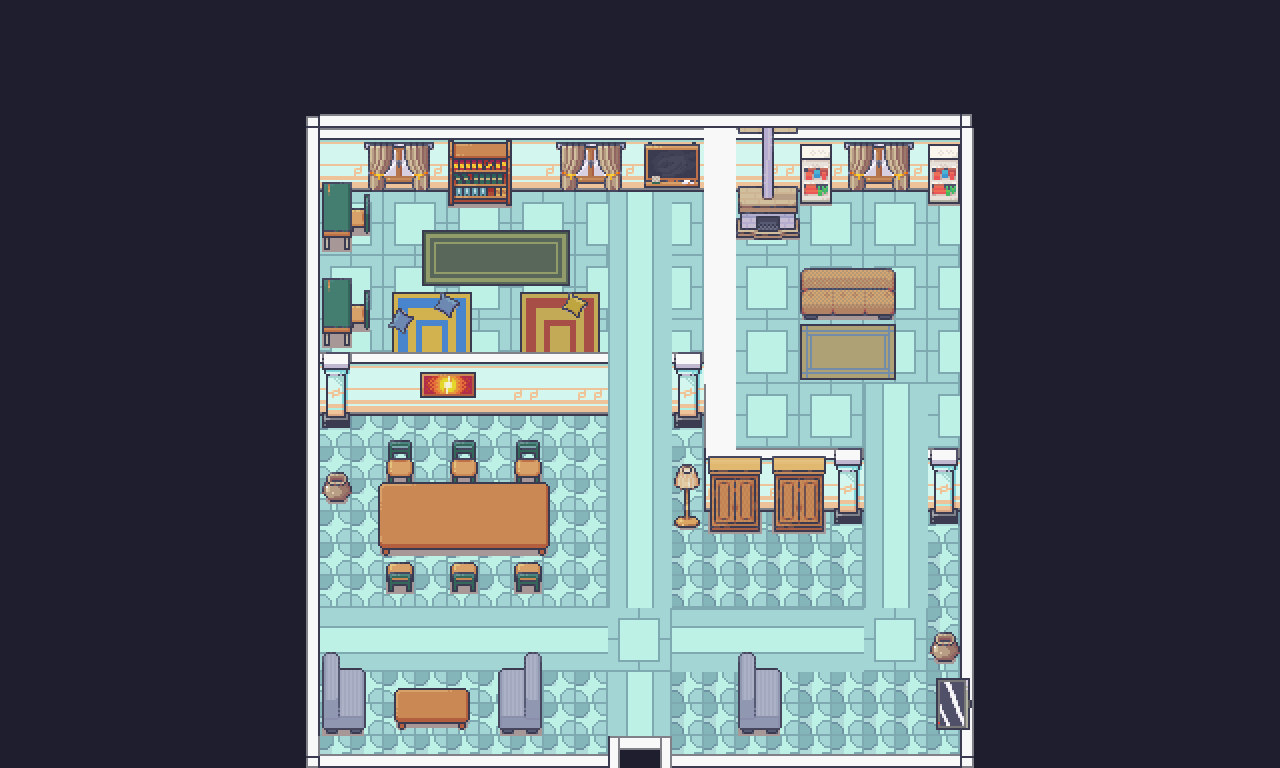

A 2D game scene composited from a Tiled map and its tileset images. What follows is a short description and the map's XML, with each tile layer's data collapsed to a summary:
An orthogonal 40x24 tile map with 32x32 px tiles, 5 tile layers (collision, back, Calque de Tuiles 1, Mobilier, ...), 2 tilesets.

<map version="1.10" tiledversion="1.11.0" orientation="orthogonal" renderorder="right-down" width="40" height="24" tilewidth="32" tileheight="32" infinite="0" nextlayerid="6" nextobjectid="1">
 <tileset firstgid="1" source="MUR 32x32.tsx" />
 <tileset firstgid="101" source="INTERIEUR 32x32.tsx" />
 <layer id="5" name="collision" width="40" height="24">
  <data>[960 cells, 747 non-empty, 1 distinct tile ids]</data>
 </layer>
 <layer id="2" name="back" width="40" height="24">
  <data>[960 cells, 747 non-empty, 6 distinct tile ids]</data>
 </layer>
 <layer id="1" name="Calque de Tuiles 1" width="40" height="24">
  <data>[960 cells, 330 non-empty, 36 distinct tile ids]</data>
 </layer>
 <layer id="4" name="Mobilier" width="40" height="24">
  <data>[960 cells, 110 non-empty, 77 distinct tile ids]</data>
 </layer>
 <layer id="3" name="devant" width="40" height="24">
  <data>[960 cells, 71 non-empty, 42 distinct tile ids]</data>
 </layer>
</map>
